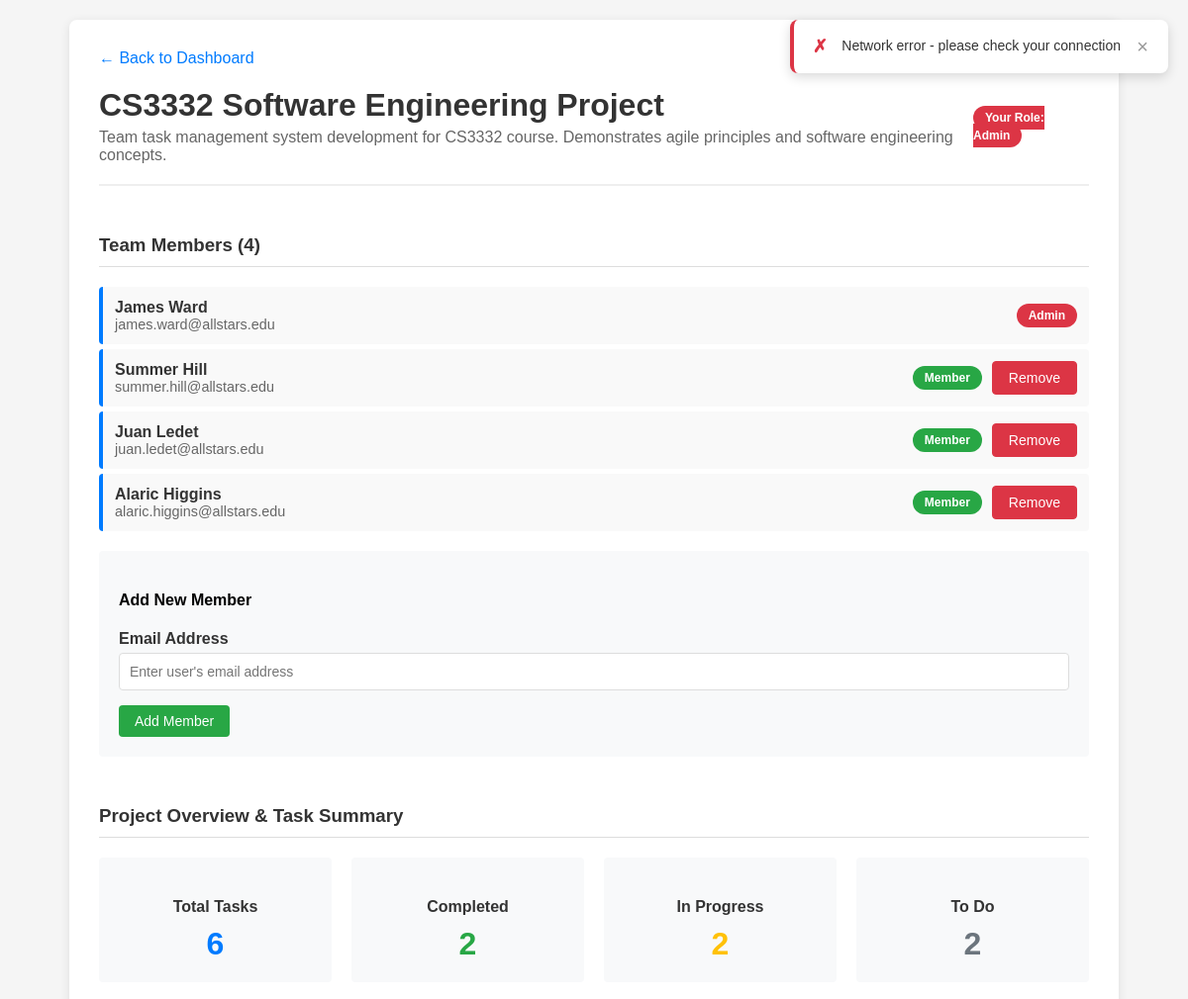
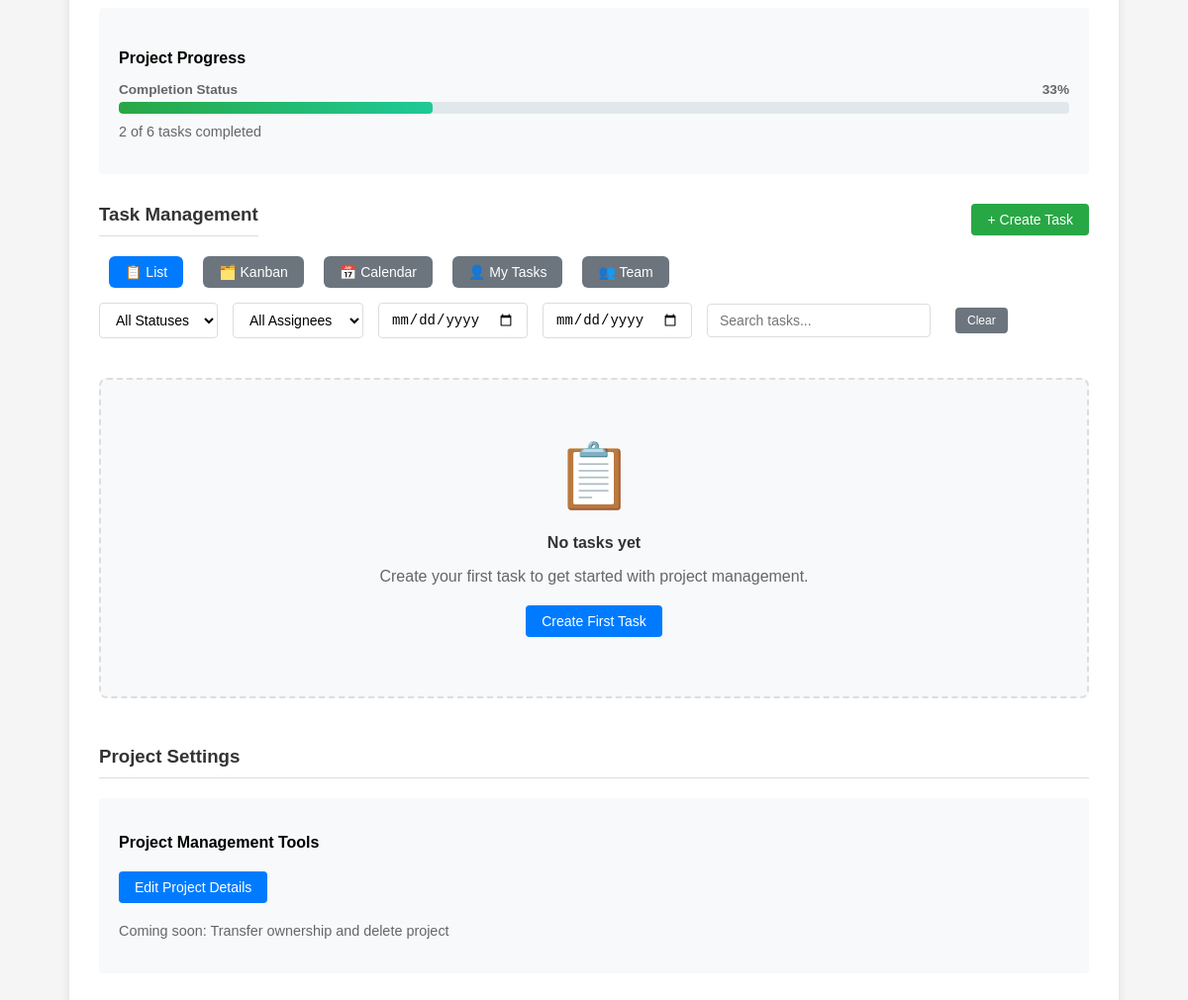
Screenshot of /project.php?id=1 (signed in) with the database file from the repository (2 pictures, top to bottom).
### tables this page shows
CREATE TABLE projects (
    project_id INT AUTO_INCREMENT PRIMARY KEY,
    title VARCHAR(100) NOT NULL,
    description TEXT,
    created_date TIMESTAMP DEFAULT CURRENT_TIMESTAMP,
    updated_at TIMESTAMP DEFAULT CURRENT_TIMESTAMP ON UPDATE CURRENT_TIMESTAMP
);

CREATE TABLE project_memberships (
    membership_id INT AUTO_INCREMENT PRIMARY KEY,
    project_id INT NOT NULL,
    user_id INT NOT NULL,
    role ENUM('member', 'admin') DEFAULT 'member',
    joined_at TIMESTAMP DEFAULT CURRENT_TIMESTAMP,
    UNIQUE KEY unique_membership (project_id, user_id),
    FOREIGN KEY (project_id) REFERENCES projects(project_id) ON DELETE CASCADE,
    FOREIGN KEY (user_id) REFERENCES users(user_id) ON DELETE CASCADE
);

CREATE TABLE users (
    user_id INT AUTO_INCREMENT PRIMARY KEY,
    username VARCHAR(50) UNIQUE NOT NULL,
    email VARCHAR(100) UNIQUE NOT NULL,
    password_hash VARCHAR(255) NOT NULL,
    name VARCHAR(100) NOT NULL,
    created_at TIMESTAMP DEFAULT CURRENT_TIMESTAMP
);

### project.php (the view, shortened to what this page needs)
<?php
$host = 'localhost';
$dbname = 'ttpm_system';
$username = 'root';
$password = '';
$mysqli = new mysqli($host, $username, $password, $dbname);
$project_id = (int)($_GET['id'] ?? 0);
$stmt = $mysqli->prepare("SELECT role FROM project_memberships WHERE user_id = ? AND project_id = ?");
$stmt->bind_param("ii", $_SESSION['user_id'], $project_id);
$stmt->execute();
$result = $stmt->get_result();
$membership = $result->fetch_assoc();
$user_role = $membership['role'];
$is_admin = ($user_role === 'admin');
$stmt = $mysqli->prepare("SELECT * FROM projects WHERE project_id = ?");
$stmt->bind_param("i", $project_id);
$stmt->execute();
$result = $stmt->get_result();
$project = $result->fetch_assoc();
$stmt = $mysqli->prepare("
    SELECT pm.role, pm.joined_at, u.username, u.name, u.email, u.user_id
    FROM project_memberships pm
    JOIN users u ON pm.user_id = u.user_id
    WHERE pm.project_id = ?
    ORDER BY pm.role DESC, pm.joined_at ASC
");
$stmt->bind_param("i", $project_id);
$stmt->execute();
$result = $stmt->get_result();
$members = [];
while ($row = $result->fetch_assoc()) {
    $members[] = $row;
}
$taskMetrics = [
    'total_tasks' => 0,
    'completed_tasks' => 0,
    'in_progress_tasks' => 0,
    'todo_tasks' => 0,
    'completion_percentage' => 0
];
$stmt = $mysqli->prepare("
    SELECT
        COUNT(*) as total_tasks,
        SUM(CASE WHEN status = 'Done' THEN 1 ELSE 0 END) as completed_tasks,
        SUM(CASE WHEN status = 'In Progress' THEN 1 ELSE 0 END) as in_progress_tasks,
        SUM(CASE WHEN status = 'To Do' THEN 1 ELSE 0 END) as todo_tasks
    FROM tasks
    WHERE project_id = ?
");
$stmt->bind_param("i", $project_id);
$stmt->execute();
$result = $stmt->get_result();
if ($row = $result->fetch_assoc()) {
    $taskMetrics = $row;
    $taskMetrics['completion_percentage'] = $taskMetrics['total_tasks'] > 0
        ? round(($taskMetrics['completed_tasks'] / $taskMetrics['total_tasks']) * 100)
        : 0;
}
?>
<!DOCTYPE html>
<html lang="en">
<head>
    <link rel="stylesheet" href="assets/css/project.css">
</head>
<body>
    <div class="container">
        <a href="dashboard.php" class="back-link">← Back to Dashboard</a>
        <div class="header">
            <div>
                <h1 class="project-title"><?php echo htmlspecialchars($project['title']); ?></h1>
                <p class="text-muted" style="margin: 5px 0 0 0;">
                    <?php echo htmlspecialchars($project['description'] ?? 'No description provided'); ?>
                </p>
            </div>
            <div>
                <span class="role-badge role-<?php echo $user_role; ?>">
                    Your Role: <?php echo ucfirst($user_role); ?>
                </span>
            </div>
        </div>
        <div class="section">
            <h3>Team Members (<?php echo count($members); ?>)</h3>
            <ul class="member-list">
                <?php foreach ($members as $member): ?>
                    <li class="member-item">
                        <div class="member-info">
                            <div class="member-name">
                                <?php echo htmlspecialchars($member['name'] ?: $member['username']); ?>
                            </div>
                            <div class="member-email">
                                <?php echo htmlspecialchars($member['email']); ?>
                            </div>
                        </div>
                        <div class="member-actions">
                            <span class="role-badge role-<?php echo $member['role']; ?>"
                                  data-tooltip="User role: <?php echo ucfirst($member['role']); ?>">
                                <?php echo ucfirst($member['role']); ?>
                            </span>
                            <?php if ($is_admin && $member['user_id'] != $_SESSION['user_id']): ?>
                                <button type="button" class="btn btn-danger remove-member-btn"
                                        data-user-id="<?php echo $member['user_id']; ?>"
                                        data-tooltip="Remove <?php echo htmlspecialchars($member['name'] ?: $member['username']); ?> from project"
                                        data-tooltip-theme="error">Remove</button>
                            <?php endif; ?>
                        </div>
                    </li>
                <?php endforeach; ?>
            </ul>
            <?php if ($is_admin): ?>
                <div class="add-member-form">
                    <h4>Add New Member</h4>
                    <form id="add-member-form">
                        <div class="form-group small">
                            <label for="email">Email Address</label>
                            <input type="email" id="email" name="email" required placeholder="Enter user's email address">
                        </div>
                        <button type="submit" class="btn btn-success">Add Member</button>
                    </form>
                </div>
            <?php endif; ?>
        </div>
        <div class="section">
            <h3>Project Overview & Task Summary</h3>
            <div class="task-metrics-grid">
                <div class="metric-card">
                    <h4 class="metric-title">Total Tasks</h4>
                    <div class="metric-value total" id="total-tasks-count">
                        <?php echo $taskMetrics['total_tasks']; ?>
                    </div>
                </div>
                <div class="metric-card">
                    <h4 class="metric-title">Completed</h4>
                    <div class="metric-value completed" id="completed-tasks-count">
                        <?php echo $taskMetrics['completed_tasks']; ?>
                    </div>
                </div>
                <div class="metric-card">
                    <h4 class="metric-title">In Progress</h4>
                    <div class="metric-value in-progress" id="in-progress-tasks-count">
                        <?php echo $taskMetrics['in_progress_tasks']; ?>
                    </div>
                </div>
                <div class="metric-card">
                    <h4 class="metric-title">To Do</h4>
                    <div class="metric-value todo" id="todo-tasks-count">
                        <?php echo $taskMetrics['todo_tasks']; ?>
                    </div>
                </div>
            </div>
            <div class="progress-overview">
                <h4>Project Progress</h4>
                <div class="project-progress">
                    <div class="progress-label">
                        <span><strong>Completion Status</strong></span>
                        <span><strong id="completion-percentage"><?php echo $taskMetrics['completion_percentage']; ?>%</strong></span>
                    </div>
                    <div class="progress-bar large">
                        <div class="progress-fill <?php echo $taskMetrics['completion_percentage'] == 0 ? 'zero' : ''; ?>"
                             id="progress-fill" style="width: <?php echo $taskMetrics['completion_percentage']; ?>%"></div>
                    </div>
                    <div class="progress-details" id="progress-details">
                        <?php if ($taskMetrics['total_tasks'] > 0): ?>
                            <?php echo $taskMetrics['completed_tasks']; ?> of <?php echo $taskMetrics['total_tasks']; ?> tasks completed
                        <?php else: ?>
                            No tasks created yet. Tasks will appear here once CS3-13 (Task Management) is implemented.
                        <?php endif; ?>
                    </div>
                </div>
            </div>
        </div>
        <div class="section">
            <div class="section-header">
                <h3>Task Management</h3>
                <button id="create-task-btn" class="btn btn-success"
                        onclick="showTaskModal(); return false;"
                        data-tooltip="Create a new task for this project">
                    + Create Task
                </button>
            </div>
            <div class="task-controls">
                <div class="view-toggle">
                    <button id="list-view-btn" class="btn btn-secondary active" data-tooltip="List view">
                        📋 List
                    </button>
                    <button id="kanban-view-btn" class="btn btn-secondary" data-tooltip="Kanban board">
                        🗂️ Kanban
                    </button>
                    <button id="calendar-view-btn" class="btn btn-secondary" data-tooltip="Calendar view">
                        📅 Calendar
                    </button>
                    <button id="mytasks-view-btn" class="btn btn-secondary" data-tooltip="My tasks">
                        👤 My Tasks
                    </button>
                    <button id="team-view-btn" class="btn btn-secondary" data-tooltip="Team view">
                        👥 Team
                    </button>
                </div>
                <div class="task-filters">
                    <select id="status-filter" class="filter-select">
                        <option value="">All Statuses</option>
                    </select>
                    <select id="assignee-filter" class="filter-select">
                        <option value="">All Assignees</option>
                    </select>
                    <input type="date" id="due-start-filter" class="filter-select" title="Due date from">
                    <input type="date" id="due-end-filter" class="filter-select" title="Due date to">
                    <input type="text" id="search-tasks" placeholder="Search tasks..." class="search-input">
                    <button type="button" id="clear-filters-btn" class="btn btn-secondary btn-small"
                            data-tooltip="Clear all filters">Clear</button>
                </div>
            </div>
            <div id="task-list-view" class="task-list-view">
                <div id="empty-state" class="empty-state" style="display: none;">
                    <div class="empty-icon">📋</div>
                    <h4>No tasks yet</h4>
                    <p>Create your first task to get started with project management.</p>
                    <button id="create-first-task-btn" class="btn btn-primary">Create First Task</button>
                </div>
            </div>
        </div>
        <?php if ($is_admin): ?>
            <div class="section">
                <h3>Project Settings</h3>
                <div class="add-member-form">
                    <p class="mb-2"><strong>Project Management Tools</strong></p>
                    <a href="edit-project.php?id=<?php echo $project_id; ?>" class="btn btn-primary">Edit Project Details</a>
                    <p class="mt-2 text-muted" style="font-size: 0.9rem;">
                        Coming soon: Transfer ownership and delete project
                    </p>
                </div>
            </div>
        <?php endif; ?>
    </div>
</body>
</html>

### rows the page displays
projects: title "CS3332 Software Engineering Project", description "Team task management system development for CS3332 course. Demonstrates agile principles and software engineering concepts."
project_memberships: role "Admin", user.name "James Ward", user.email "james.ward@allstars.edu"
project_memberships: user.name "Summer Hill", user.email "summer.hill@allstars.edu", role "Member"
project_memberships: user.name "Juan Ledet", user.email "juan.ledet@allstars.edu", role "Member"
project_memberships: user.name "Alaric Higgins", user.email "alaric.higgins@allstars.edu", role "Member"

### other values shown
count($members) "4"
$taskMetrics['total_tasks'] "6"
$taskMetrics['completed_tasks'] "2"
$taskMetrics['in_progress_tasks'] "2"
$taskMetrics['todo_tasks'] "2"
$taskMetrics['completion_percentage'] "33"
